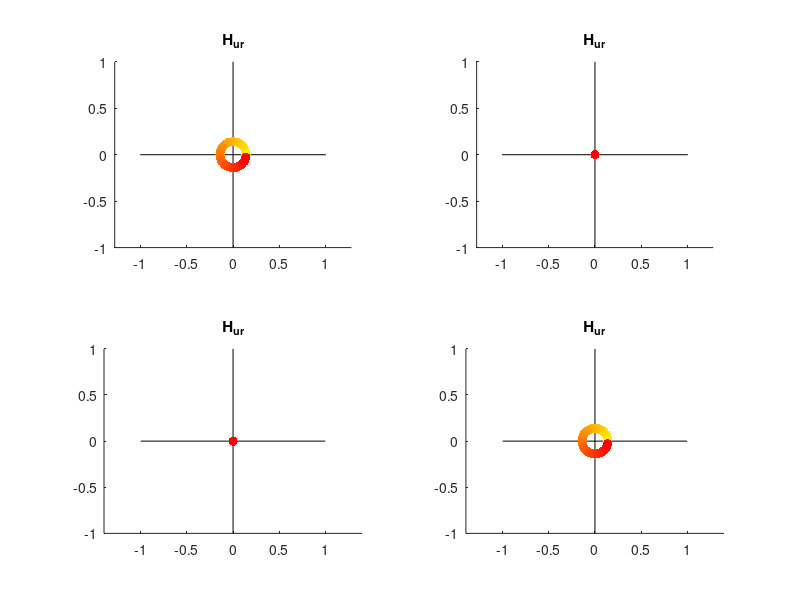
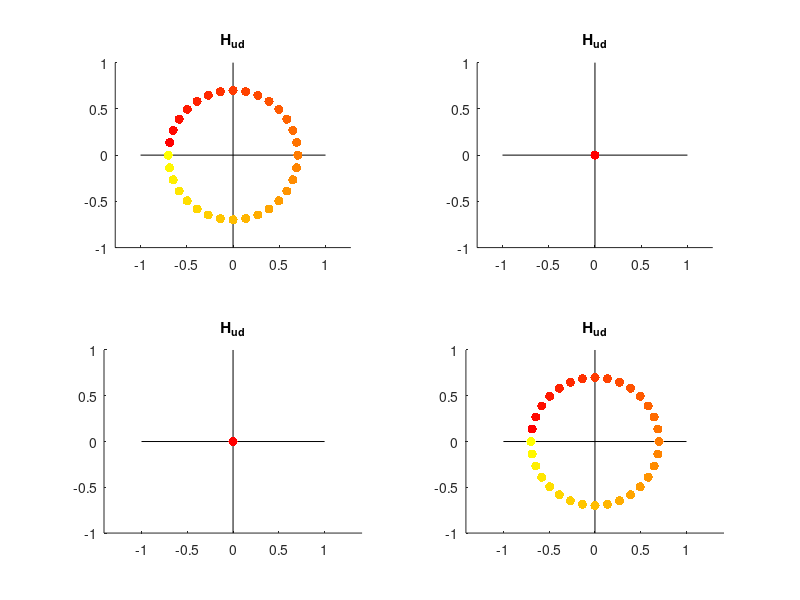
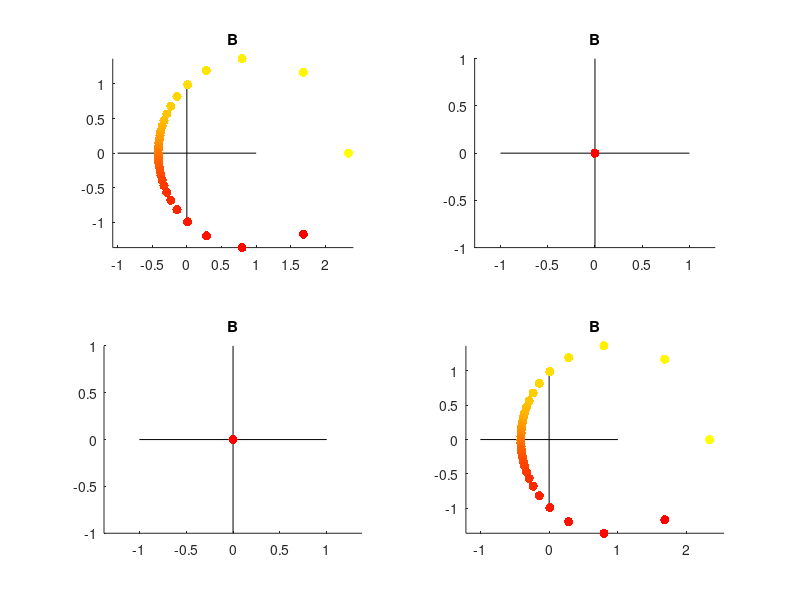
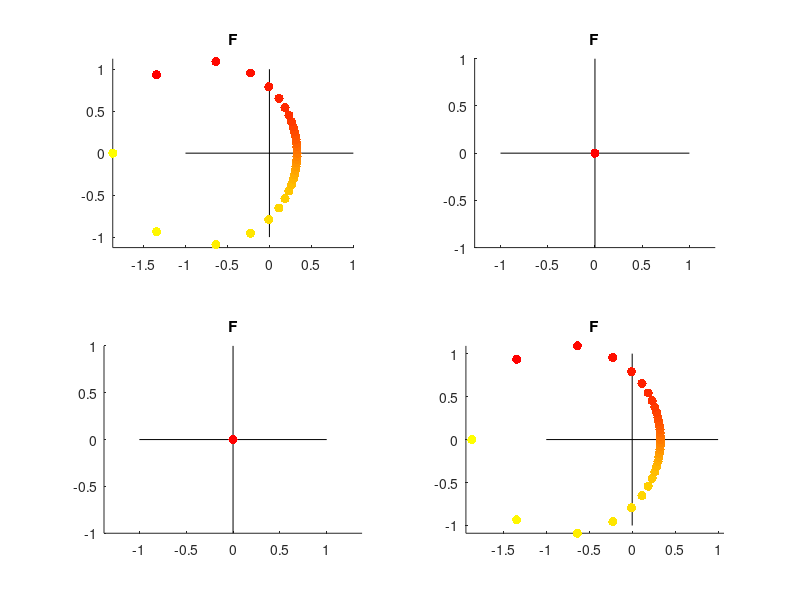

Source code (MATLAB) for these figures, in order:

interval = pi/16;

angle = -pi:interval:pi-interval;
realPart = cos(angle);
imaginaryPart = sin(angle);
comp1 = permute(realPart + imaginaryPart*1j,[2 1]);
n = length(comp1);
amp = linspace(0,0.7,n)';
comp1 = 0.7.*comp1;

angle = 0:interval:2*pi-interval;
realPart = cos(angle);
imaginaryPart = sin(angle);
comp2 = permute(realPart + imaginaryPart*1j,[2 1]);
n = length(comp2);
amp = linspace(0,0.7,n)';
comp2 = 0.7.*comp2;

clear Hud Hur B F
Hud(1,1,:) = comp1;
Hud(2,2,:) = comp1;
Hur(1,1,:) = 0.2*comp2;
Hur(2,2,:) = 0.2*comp2;
M = eye(2);

% Hud(1,2,:) = comp1;
% Hud(2,1,:) = comp1;
% Hur(1,2,:) = comp2;
% Hur(2,1,:) = comp2;
% M = [0 1; 1 0];

% Hud(1,2,:) = -comp;
% Hud(2,1,:) = comp;
% Hur(1,2,:) = -comp;
% Hur(2,1,:) = comp;
% M = [0 1; -1 0];

% don't fix Hur or Hud
for i = 1:size(Hud,3)
    B(:,:,i) = -Hud(:,:,i)*inv(M*Hud(:,:,i) + eye(2));
    F(:,:,i) = Hur(:,:,i) + B(:,:,i)*(M*Hur(:,:,i) - eye(2));
end


% fix Hur or Hud
% idx = 1;
% fixedHur = false;
% 
% if fixedHur
%     for i = 1:size(Hud,3)
%         B(:,:,i) = -Hud(:,:,i)*inv(M*Hud(:,:,i) + eye(2));
%         F(:,:,i) = Hur(:,:,idx) + B(:,:,i)*(M*Hur(:,:,idx) - eye(2));
%     end
% else
%     for i = 1:size(Hud,3)
%         B(:,:,i) = -Hud(:,:,i)*inv(M*Hud(:,:,i) + eye(2));
%     end
%     for i = 1:size(Hud,3)
%         F(:,:,i) = Hur(:,:,i) + B(:,:,idx)*(M*Hur(:,:,i) - eye(2));
%     end
% end

nReal = numel(realPart);
nImag = numel(imaginaryPart);
col1 = [1 0 0];
col2 = [0 1 0];
col3 = [0 0 1];
col4 = [1 1 0];

map = [linspace(col4(1),col1(1),n)' linspace(col4(2),col1(2),n)' linspace(col4(3),col1(3),n)'];

figure(6); clf
for i = 1:2
    for k = 1:2
        subplot(2,2,2*(i-1)+k); hold on
        plot([-1 1],[0 0],'k')
        plot([0 0],[-1 1],'k')
        for j = 1:n
            plot(real(Hur(i,k,j)),imag(Hur(i,k,j)),'.','MarkerSize',20,'Color',map(j,:))
        end
        title('H_{ur}')
        axis equal
    end
end

figure(7); clf
for i = 1:2
    for k = 1:2
        subplot(2,2,2*(i-1)+k); hold on
        plot([-1 1],[0 0],'k')
        plot([0 0],[-1 1],'k')
        for j = 1:n
            plot(real(Hud(i,k,j)),imag(Hud(i,k,j)),'.','MarkerSize',20,'Color',map(j,:))
        end
        title('H_{ud}')
        axis equal
    end
end

figure(8); clf
for i = 1:2
    for j = 1:2
        subplot(2,2,2*(i-1)+j); hold on
        plot([-1 1],[0 0],'k')
        plot([0 0],[-1 1],'k')
        for k = 1:n
            plot(real(B(i,j,k)),imag(B(i,j,k)),'.','MarkerSize',20,'Color',map(k,:))
        end
        title('B')
        axis equal
    end
end

figure(9); clf
for i = 1:2
    for j = 1:2
        subplot(2,2,2*(i-1)+j); hold on
        plot([-1 1],[0 0],'k')
        plot([0 0],[-1 1],'k')
        for k = 1:n
            plot(real(F(i,j,k)),imag(F(i,j,k)),'.','MarkerSize',20,'Color',map(k,:))
        end
        title('F')
        axis equal
    end
end